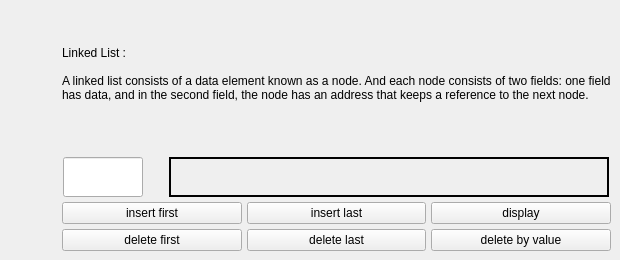
          <widget class="QWidget" name="Simple_Linked_List">
           <attribute name="title">
            <string>Linked List</string>
           </attribute>
           <widget class="QWidget" name="layoutWidget">
            <property name="geometry">
             <rect>
              <x>10</x>
              <y>10</y>
              <width>601</width>
              <height>241</height>
             </rect>
            </property>
            <layout class="QHBoxLayout" name="horizontalLayout_8">
             <item>
              <widget class="QLabel" name="Simple_Linked_List_label1">
               <property name="text">
                <string/>
               </property>
              </widget>
             </item>
             <item>
              <layout class="QVBoxLayout" name="verticalLayout_9">
               <property name="spacing">
                <number>5</number>
               </property>
               <item>
                <widget class="QLabel" name="label_4">
                 <property name="text">
                  <string>Linked List :
 
A linked list consists of a data element known as a node. And each node consists of two fields: one field has data, and in the second field, the node has an address that keeps a reference to the next node.
</string>
                 </property>
                 <property name="wordWrap">
                  <bool>true</bool>
                 </property>
                </widget>
               </item>
               <item>
                <layout class="QHBoxLayout" name="horizontalLayout_16">
                 <item>
                  <widget class="QLineEdit" name="SLL_input">
                   <property name="enabled">
                    <bool>true</bool>
                   </property>
                   <property name="sizePolicy">
                    <sizepolicy hsizetype="Fixed" vsizetype="Fixed">
                     <horstretch>0</horstretch>
                     <verstretch>0</verstretch>
                    </sizepolicy>
                   </property>
                   <property name="maximumSize">
                    <size>
                     <width>80</width>
                     <height>40</height>
                    </size>
                   </property>
                   <property name="baseSize">
                    <size>
                     <width>80</width>
                     <height>20</height>
                    </size>
                   </property>
                  </widget>
                 </item>
                 <item>
                  <spacer name="horizontalSpacer_6">
                   <property name="orientation">
                    <enum>Qt::Horizontal</enum>
                   </property>
                   <property name="sizeType">
                    <enum>QSizePolicy::Fixed</enum>
                   </property>
                   <property name="sizeHint" stdset="0">
                    <size>
                     <width>20</width>
                     <height>40</height>
                    </size>
                   </property>
                  </spacer>
                 </item>
                 <item>
                  <widget class="QLabel" name="SLL_output">
                   <property name="sizePolicy">
                    <sizepolicy hsizetype="Maximum" vsizetype="Maximum">
                     <horstretch>0</horstretch>
                     <verstretch>0</verstretch>
                    </sizepolicy>
                   </property>
                   <property name="maximumSize">
                    <size>
                     <width>440</width>
                     <height>40</height>
                    </size>
                   </property>
                   <property name="frameShape">
                    <enum>QFrame::WinPanel</enum>
                   </property>
                   <property name="text">
                    <string/>
                   </property>
                  </widget>
                 </item>
                </layout>
               </item>
               <item>
                <layout class="QGridLayout" name="gridLayout_3">
                 <item row="0" column="2">
                  <widget class="QPushButton" name="SLL_display_button">
                   <property name="text">
                    <string>display</string>
                   </property>
                  </widget>
                 </item>
                 <item row="1" column="2">
                  <widget class="QPushButton" name="SLL_deleteByValue_button">
                   <property name="text">
                    <string>delete by value</string>
                   </property>
                  </widget>
                 </item>
                 <item row="0" column="1">
                  <widget class="QPushButton" name="SLL_insertLast_button">
                   <property name="text">
                    <string>insert last</string>
                   </property>
                  </widget>
                 </item>
                 <item row="1" column="1">
                  <widget class="QPushButton" name="SLL_deleteLast_button">
                   <property name="text">
                    <string>delete last</string>
                   </property>
                  </widget>
                 </item>
                 <item row="0" column="0">
                  <widget class="QPushButton" name="SLL_insertFirst_button">
                   <property name="text">
                    <string>insert first</string>
                   </property>
                  </widget>
                 </item>
                 <item row="1" column="0">
                  <widget class="QPushButton" name="SLL_deleteFirst_button">
                   <property name="text">
                    <string>delete first</string>
                   </property>
                  </widget>
                 </item>
                </layout>
               </item>
              </layout>
             </item>
            </layout>
           </widget>
          </widget>
